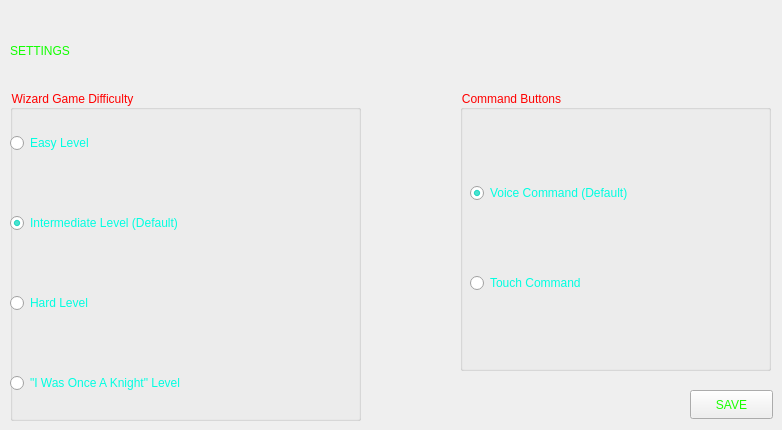
    <widget class="QWidget" name="Settings">
     <widget class="QLabel" name="label_21">
      <property name="geometry">
       <rect>
        <x>10</x>
        <y>10</y>
        <width>191</width>
        <height>81</height>
       </rect>
      </property>
      <property name="styleSheet">
       <string notr="true">color: rgb(17, 255, 0);
font: 20pt &quot;Sitka&quot;;</string>
      </property>
      <property name="text">
       <string>SETTINGS</string>
      </property>
     </widget>
     <widget class="QPushButton" name="pushButton_18">
      <property name="geometry">
       <rect>
        <x>690</x>
        <y>390</y>
        <width>83</width>
        <height>29</height>
       </rect>
      </property>
      <property name="styleSheet">
       <string notr="true">color: rgb(26, 255, 0);
font: 900 12pt &quot;Segoe UI Black&quot;;</string>
      </property>
      <property name="text">
       <string>SAVE</string>
      </property>
     </widget>
     <widget class="QGroupBox" name="groupBox">
      <property name="geometry">
       <rect>
        <x>460</x>
        <y>90</y>
        <width>311</width>
        <height>281</height>
       </rect>
      </property>
      <property name="styleSheet">
       <string notr="true">color: rgb(255, 0, 0);
font: 15pt &quot;Snap ITC&quot;;
</string>
      </property>
      <property name="title">
       <string>Command Buttons</string>
      </property>
      <widget class="QRadioButton" name="radioButton_6">
       <property name="geometry">
        <rect>
         <x>10</x>
         <y>90</y>
         <width>301</width>
         <height>26</height>
        </rect>
       </property>
       <property name="styleSheet">
        <string notr="true">color: rgb(0, 255, 225);
font: 12pt &quot;Showcard Gothic&quot;;
</string>
       </property>
       <property name="text">
        <string>Voice Command (Default)</string>
       </property>
       <property name="checked">
        <bool>true</bool>
       </property>
      </widget>
      <widget class="QRadioButton" name="radioButton_5">
       <property name="geometry">
        <rect>
         <x>10</x>
         <y>180</y>
         <width>211</width>
         <height>26</height>
        </rect>
       </property>
       <property name="styleSheet">
        <string notr="true">color: rgb(0, 255, 225);
font: 12pt &quot;Showcard Gothic&quot;;
</string>
       </property>
       <property name="text">
        <string>Touch Command</string>
       </property>
      </widget>
     </widget>
     <widget class="QGroupBox" name="groupBox_2">
      <property name="geometry">
       <rect>
        <x>10</x>
        <y>90</y>
        <width>351</width>
        <height>331</height>
       </rect>
      </property>
      <property name="styleSheet">
       <string notr="true">color: rgb(255, 0, 0);
font: 15pt &quot;Snap ITC&quot;;
</string>
      </property>
      <property name="title">
       <string>Wizard Game Difficulty</string>
      </property>
      <widget class="QRadioButton" name="radioButton">
       <property name="geometry">
        <rect>
         <x>0</x>
         <y>40</y>
         <width>141</width>
         <height>26</height>
        </rect>
       </property>
       <property name="styleSheet">
        <string notr="true">color: rgb(0, 255, 225);
font: 12pt &quot;Showcard Gothic&quot;;
</string>
       </property>
       <property name="text">
        <string>Easy Level</string>
       </property>
      </widget>
      <widget class="QRadioButton" name="radioButton_2">
       <property name="geometry">
        <rect>
         <x>0</x>
         <y>120</y>
         <width>341</width>
         <height>26</height>
        </rect>
       </property>
       <property name="styleSheet">
        <string notr="true">color: rgb(0, 255, 225);
font: 12pt &quot;Showcard Gothic&quot;;
</string>
       </property>
       <property name="text">
        <string>Intermediate Level (Default)</string>
       </property>
       <property name="checked">
        <bool>true</bool>
       </property>
      </widget>
      <widget class="QRadioButton" name="radioButton_4">
       <property name="geometry">
        <rect>
         <x>0</x>
         <y>200</y>
         <width>151</width>
         <height>26</height>
        </rect>
       </property>
       <property name="styleSheet">
        <string notr="true">color: rgb(0, 255, 225);
font: 12pt &quot;Showcard Gothic&quot;;
</string>
       </property>
       <property name="text">
        <string>Hard Level</string>
       </property>
      </widget>
      <widget class="QRadioButton" name="radioButton_3">
       <property name="geometry">
        <rect>
         <x>0</x>
         <y>280</y>
         <width>311</width>
         <height>26</height>
        </rect>
       </property>
       <property name="styleSheet">
        <string notr="true">color: rgb(0, 255, 225);
font: 12pt &quot;Showcard Gothic&quot;;
</string>
       </property>
       <property name="text">
        <string>&quot;I Was Once A Knight&quot; Level</string>
       </property>
      </widget>
     </widget>
    </widget>
